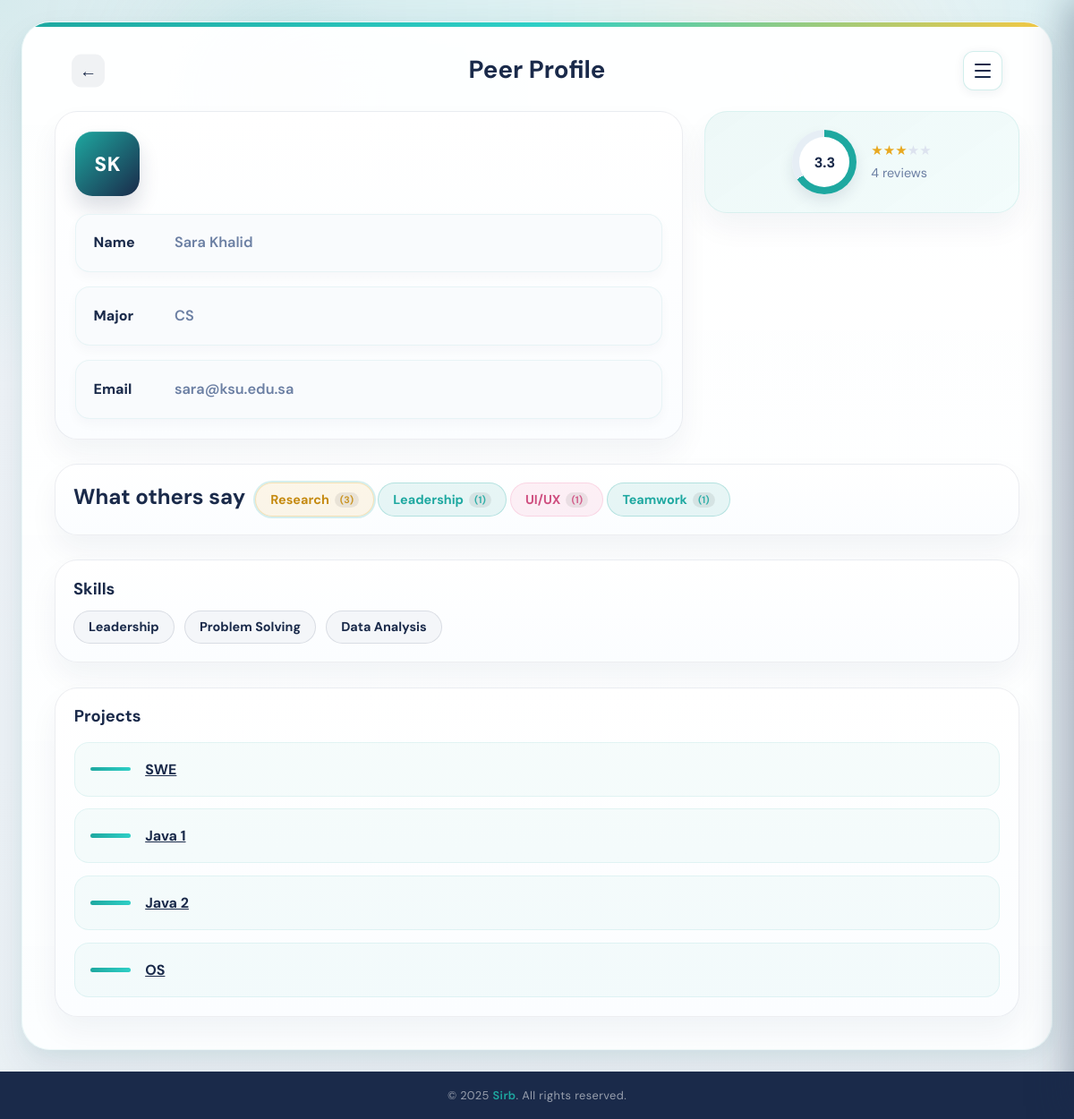
Page /PeerProfile.php?id=2226 (signed in) on the committed database.
### tables this page shows
CREATE TABLE `student` (
  `student_ID` int(11) NOT NULL,
  `email` varchar(255) NOT NULL,
  `password` varchar(255) NOT NULL,
  `name` varchar(100) NOT NULL,
  `major` varchar(100) NOT NULL,
  `registrationDate` date DEFAULT NULL
);

CREATE TABLE `skill` (
  `skill_ID` int(11) NOT NULL,
  `name` varchar(50) NOT NULL
);

CREATE TABLE `pastproject` (
  `project_ID` int(11) NOT NULL,
  `URL` varchar(2048) NOT NULL,
  `courseName` varchar(100) DEFAULT NULL,
  `student_ID` int(11) NOT NULL
);

### PeerProfile.php (the view, shortened to what this page needs)
<?php
require 'db_connect.php';
require_once 'rating_helper.php';
$peerID = (int) $_GET['id'];
$stmt = $pdo->prepare("
    SELECT student_ID, name, major, email
    FROM Student
    WHERE student_ID = ?
");
$stmt->execute([$peerID]);
$peer = $stmt->fetch();
$skillsStmt = $pdo->prepare("
    SELECT Skill.name
    FROM StudentSkill
    JOIN Skill ON StudentSkill.skill_ID = Skill.skill_ID
    WHERE StudentSkill.student_ID = ?
");
$skillsStmt->execute([$peerID]);
$skills = $skillsStmt->fetchAll();
$projectsStmt = $pdo->prepare("
    SELECT courseName, URL
    FROM PastProject
    WHERE student_ID = ?
");
$projectsStmt->execute([$peerID]);
$projects = $projectsStmt->fetchAll();
$rating = getStudentRating($pdo, $peerID);
$tagCounts = getStudentTagCounts($pdo, $peerID);
function h($value) {
    return htmlspecialchars($value ?? '', ENT_QUOTES, 'UTF-8');
}
function initials($name) {
    $parts = preg_split('/\s+/', trim($name));
    return strtoupper(substr($parts[0], 0, 1) . substr($parts[1], 0, 1));
}
function skillClass($skillName) {
    $name = strtolower($skillName);
    if (str_contains($name, 'research') || str_contains($name, 'data')) {
        return 'bd-peer-skill-tag-gold';
    }
    if (str_contains($name, 'ui') || str_contains($name, 'ux') || str_contains($name, 'innovation')) {
        return 'bd-peer-skill-tag-pink';
    }
    return 'bd-peer-skill-tag-teal';
}
$average = $rating['average'];
$count = $rating['count'];
$degree = ($average / 5) * 360;
?>
<!DOCTYPE html>
<html lang="en">
    <head>
        <link rel="stylesheet" href="style.css">
    </head>
    <body id="bd-body-peer-profile">
        <main id="bd-peer-profile-page">
            <section id="bd-peer-profile-shell">
                <div id="bd-peer-top-glow"></div>
                <section id="bd-peer-profile-card">
                    <header id="bd-peer-profile-header">
                        <a id="bd-peer-back-button" href="Homepage.php">←</a>
                        <h1 id="bd-peer-profile-title">Peer Profile</h1>
                        <button class="hamburger" id="bd-peer-hamburger" onclick="toggleDrawer()" aria-label="Menu">
                            <span></span><span></span><span></span>
                        </button>
                    </header>
                    <section id="bd-peer-profile-top-section">
                        <section id="bd-peer-profile-left-side">
                            <div id="bd-peer-avatar"><?php echo initials($peer['name']); ?></div>
                            <div class="bd-peer-info-row">
                                <span class="bd-peer-info-label">Name</span>
                                <span class="bd-peer-info-value" id="bd-peer-name">
                                    <?php echo h($peer['name']); ?>
                                </span>
                            </div>
                            <div class="bd-peer-info-row">
                                <span class="bd-peer-info-label">Major</span>
                                <span class="bd-peer-info-value" id="bd-peer-major">
                                    <?php echo h($peer['major']); ?>
                                </span>
                            </div>
                            <div class="bd-peer-info-row">
                                <span class="bd-peer-info-label">Email</span>
                                <span class="bd-peer-info-value" id="bd-peer-email">
                                    <a href="mailto:<?php echo h($peer['email']); ?>" class="peer-email-link">
                                        <?php echo h($peer['email']); ?>
                                    </a>
                                </span>
                            </div>
                        </section>
                        <section id="bd-peer-profile-right-side">
                            <div id="bd-peer-rating-section">
                                <div id="bd-peer-rating-circle"
                                     style="background: conic-gradient(var(--teal) 0deg <?php echo $degree; ?>deg, #e6eef5 <?php echo $degree; ?>deg 360deg);">
                                    <span id="bd-peer-rating-number">
                                        <?php echo number_format($average, 1); ?>
                                    </span>
                                </div>
                                <div id="bd-peer-rating-details">
                                    <p id="bd-peer-rating-stars">
                                        <?php echo renderStars($average); ?>
                                    </p>
                                    <p id="bd-peer-rating-reviews">
                                        <?php echo $count; ?> reviews
                                    </p>
                                </div>
                            </div>
                        </section>
                    </section>
                    <section id="bd-peer-skills-section">
                        <h2 id="bd-peer-skills-title">What others say</h2>
                        <div id="bd-peer-skills-list">
                            <?php if (!empty($tagCounts)): ?>
                                <?php foreach ($tagCounts as $index => $tag): ?>
                                    <span class="bd-peer-skill-tag <?php echo skillClass($tag['name']); ?> <?php echo $index === 0 ? 'bd-peer-top-tag' : ''; ?>">
                                        <?php echo h($tag['name']); ?>
                                        <span class="bd-peer-tag-count">(<?php echo $tag['tag_count']; ?>)</span>
                                    </span>
                                <?php endforeach; ?>
                            <?php else: ?>
                                <span class="bd-peer-skill-tag bd-peer-skill-tag-none">
                                    No tags yet
                                </span>
                            <?php endif; ?>
                        </div>
                    </section>
                    <section id="bd-peer-skills-section-2">
                        <h2 id="bd-peer-skills-title-2">Skills</h2>
                        <div id="bd-peer-skills-list-2">
                            <?php if (!empty($skills)): ?>
                                <?php foreach ($skills as $skill): ?>
                                    <span class="bd-peer-skill-tag">
                                        <?php echo h($skill['name']); ?>
                                    </span>
                                <?php endforeach; ?>
                            <?php else: ?>
                                <span class="bd-peer-skill-tag">No skills added yet</span>
                            <?php endif; ?>
                        </div>
                    </section>
                    <section id="bd-peer-projects-section">
                        <h2 id="bd-peer-projects-title">Projects</h2>
                        <div id="bd-peer-projects-list">
                            <?php if (!empty($projects)): ?>
                                <?php foreach ($projects as $project): ?>
                                    <div class="bd-peer-project-item">
                                        <span class="bd-peer-project-line"></span>
                                        <?php
                                        $url = $project['URL'] ?? '';
                                        $name = trim($project['courseName'] ?? '');
                                        $linkText = (!empty($name)) ? $name : "Project";
                                        ?>
                                        <?php if (!empty($url)): ?>
                                            <a class="bd-peer-project-text"
                                               href="<?php echo h($url); ?>"
                                               target="_blank">
                                                   <?php echo h($linkText); ?>
                                            </a>
                                        <?php else: ?>
                                            <span class="bd-peer-project-text">
                                                <?php echo h($linkText); ?>
                                            </span>
                                        <?php endif; ?>
                                    </div>
                                <?php endforeach; ?>
                            <?php endif; ?>
                        </div>
                    </section>
                </section>
            </section>
        </main>
        <footer>
            © 2025 <span>Sirb</span>. All rights reserved.
        </footer>
    </body>
</html>

### rows in the picture
student: name "Sara Khalid", major "CS", email "sara@ksu.edu.sa"
skill: name "Leadership"
skill: name "Problem Solving"
skill: name "Data Analysis"
pastproject: courseName "SWE"
pastproject: courseName "Java 1"
pastproject: courseName "Java 2"
pastproject: courseName "OS"

### other values in the picture
$average "3.3"
$count "4"
$tag['name'] "Research"
$tag['tag_count'] "3"
$tag['name'] "Leadership"
$tag['tag_count'] "1"
$tag['name'] "UI/UX"
$tag['name'] "Teamwork"
